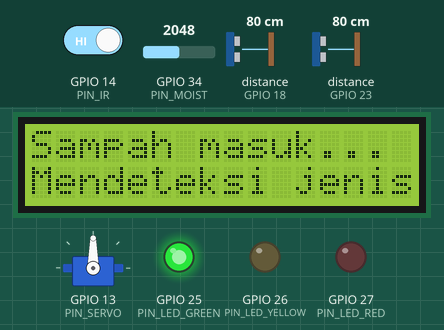
The sketch below on a simulated ESP32. On the bench: servo, 16×2 character LCD, output pins drawn as LEDs (lit = HIGH). Wiring (inferred from the names in the program): 2 × ultrasonic range finder: trigger GPIO 5, echo GPIO 18 / trigger GPIO 19, echo GPIO 23. Inputs (shaded band) come from the test bench; at power-on: GPIO 34 (PIN_MOIST) = 2048, distance to the obstacle (sensors on GPIO 18, GPIO 23) 80 cm, GPIO 14 (PIN_IR) HIGH. The echo pulse lasts 58.3 µs per cm; WiFi joins after 1.5 s; servers stay silent unless stated; no MQTT or app messages arrive unless stated; pins used as bus, display or sensor lines are not drawn; what the sketch prints to the serial monitor is not drawn.

Above: at 2.8 s.
2.9 s: GPIO 34 (PIN_MOIST) set to 1960
At 5.4 s:
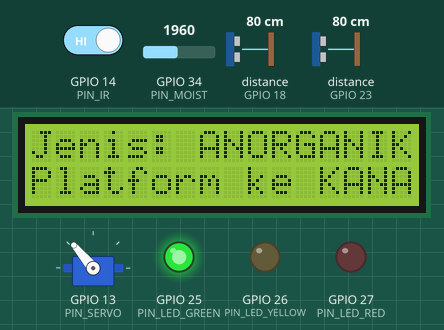
7.7 s: distance to the obstacle (sensor on GPIO 18) set to 13 cm
At 9.9 s:
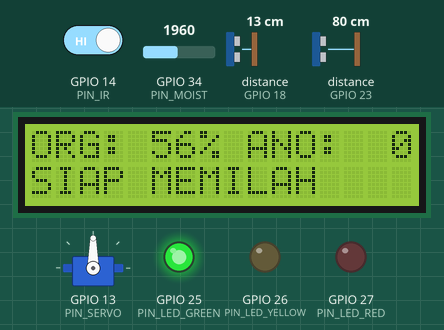
10.2 s: distance to the obstacle (sensor on GPIO 18) set to 10 cm
At 12.4 s:
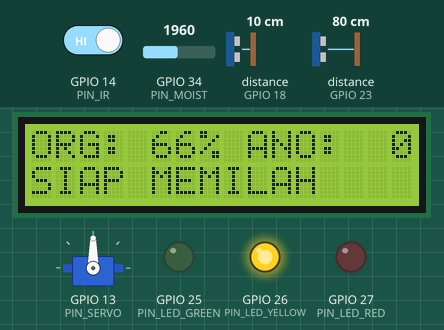
13.5 s: distance to the obstacle (sensor on GPIO 23) set to 7 cm
At 15.0 s:
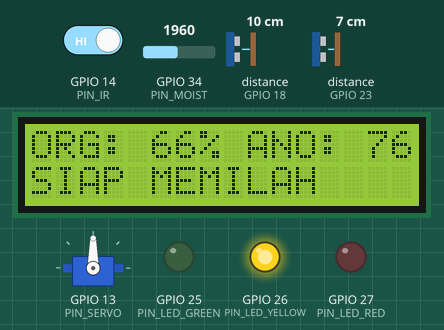
15.5 s: distance to the obstacle (sensor on GPIO 23) set to 4 cm
At 16.6 s:
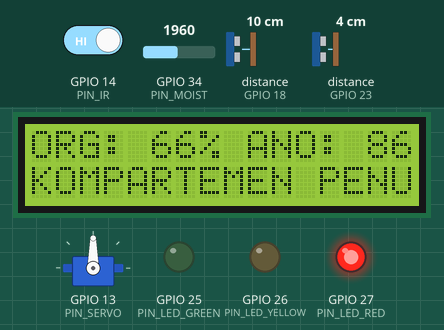
Timing chart, 0 to 18.5 s (numbered marks = the images above; inputs shaded):
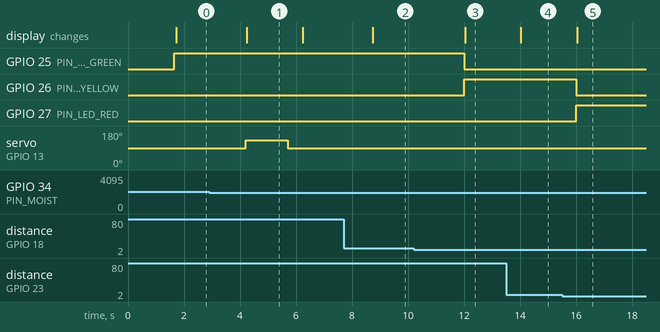

The sketch:

smartbin.ino
```cpp
/*
  Smart Bin — firmware ESP32 (Wokwi)
  ------------------------------------------------------------------
  Alur kerja (sama dengan landing page & dashboard):
    1. Sensor IR (di Wokwi: PIR) mendeteksi ada sampah masuk        → state DETECTING
    2. Sensor kelembaban (di Wokwi: potensiometer) menentukan jenis:
       lembab = organik, kering = anorganik                          → LCD "Mendeteksi..."
    3. Satu servo memiringkan platform: kiri = organik, kanan = anorganik
    4. Platform kembali ke tengah, counter bertambah, LCD "Terima kasih..."
    5. 2x HC-SR04 memantau level tiap kompartemen; LED hijau/kuning/merah
    6. Data dikirim ke dashboard lewat WiFi + MQTT (topik smartbin/01/#)

  Library (Wokwi: lihat libraries.txt): PubSubClient, LiquidCrystal I2C, ESP32Servo
*/

#include <WiFi.h>
#include <PubSubClient.h>
#include <Wire.h>
#include <LiquidCrystal_I2C.h>
#include <ESP32Servo.h>

// ====================== PIN ======================
#define PIN_IR          14   // sensor IR / PIR (digital)
#define PIN_MOIST       34   // sensor kelembaban / potensiometer (ADC1, input-only)
#define PIN_US1_TRIG     5   // HC-SR04 kompartemen ORGANIK
#define PIN_US1_ECHO    18
#define PIN_US2_TRIG    19   // HC-SR04 kompartemen ANORGANIK
#define PIN_US2_ECHO    23
#define PIN_SERVO       13   // servo platform tilting
#define PIN_LED_GREEN   25
#define PIN_LED_YELLOW  26
#define PIN_LED_RED     27
// LCD I2C: SDA 21, SCL 22 (bawaan ESP32)

// ====================== KONFIGURASI ======================
#define IR_ACTIVE_LOW   false   // modul IR obstacle asli biasanya LOW saat ada objek → true. PIR Wokwi: false
#define MOIST_INVERTED  false   // modul YL-69 asli: nilai ADC besar = kering → true. Potensiometer Wokwi: false
const int   MOIST_THRESHOLD_PCT = 50;   // >= 50% lembab → organik
const float BIN_HEIGHT_CM       = 30.0; // tinggi kompartemen (jarak sensor ke dasar saat kosong)
int   fullThreshold             = 80;   // % dianggap "penuh" (bisa diubah dari dashboard via MQTT)
const int SERVO_CENTER = 90, SERVO_LEFT = 50, SERVO_RIGHT = 130;  // derajat platform

// Durasi tiap fase (ms), disamakan dengan animasi di landing page
const unsigned long T_DETECT  = 2500;   // berhenti dulu: "sensor sedang mendeteksi"
const unsigned long T_TILT    = 1500;   // platform miring, sampah meluncur
const unsigned long T_THANKS  = 2500;   // pesan terima kasih di LCD
const unsigned long T_LEVEL   = 2000;   // interval baca ultrasonik
const unsigned long T_PUBLISH = 5000;   // interval kirim status ke MQTT

// WiFi & MQTT (Wokwi: SSID "Wokwi-GUEST" tanpa password)
const char* WIFI_SSID = "Wokwi-GUEST";
const char* WIFI_PASS = "";
const char* MQTT_HOST = "broker.hivemq.com";
const int   MQTT_PORT = 1883;
const char* DEVICE_ID = "smartbin/01";

// ====================== OBJEK ======================
WiFiClient        wifiClient;
PubSubClient      mqtt(wifiClient);
LiquidCrystal_I2C lcd(0x27, 16, 2);
Servo             platform;

// ====================== STATE ======================
enum Mode  { AUTO, MANUAL };
enum Phase { IDLE, DETECTING, TILTING, RETURNING, THANKS };
enum Kind  { ORGANIK, ANORGANIK };

Mode  mode  = AUTO;
Phase phase = IDLE;
Kind  lastKind = ORGANIK;
int   lastMoisture = 0;
unsigned long phaseStart = 0, lastLevelRead = 0, lastPublish = 0;
unsigned long totalOrganik = 0, totalAnorganik = 0;
int   levelOrganik = 0, levelAnorganik = 0;
bool  irPrev = false;

// ====================== SENSOR ======================
bool irDetected() {
  bool raw = digitalRead(PIN_IR);
  return IR_ACTIVE_LOW ? !raw : raw;
}

int readMoisturePct() {                 // rata-rata 8 sampel → 0..100 %
  long sum = 0;
  for (int i = 0; i < 8; i++) { sum += analogRead(PIN_MOIST); delay(2); }
  int pct = map(sum / 8, 0, 4095, 0, 100);
  return MOIST_INVERTED ? 100 - pct : pct;
}

float readDistanceCm(int trig, int echo) {
  digitalWrite(trig, LOW);  delayMicroseconds(2);
  digitalWrite(trig, HIGH); delayMicroseconds(10);
  digitalWrite(trig, LOW);
  long us = pulseIn(echo, HIGH, 30000);  // timeout 30 ms (~5 m)
  if (us == 0) return BIN_HEIGHT_CM;      // tidak ada pantulan → anggap kosong
  return us * 0.0343f / 2.0f;
}

int levelFromDistance(float d) {          // jarak ke permukaan sampah → % terisi
  float pct = (BIN_HEIGHT_CM - d) / BIN_HEIGHT_CM * 100.0f;
  return constrain((int)pct, 0, 100);
}

// ====================== LED & LCD ======================
void updateLeds() {
  int worst = max(levelOrganik, levelAnorganik);
  digitalWrite(PIN_LED_GREEN,  worst < fullThreshold - 20);
  digitalWrite(PIN_LED_YELLOW, worst >= fullThreshold - 20 && worst < fullThreshold);
  digitalWrite(PIN_LED_RED,    worst >= fullThreshold);
}

void lcdLines(const String& l1, const String& l2) {
  lcd.clear();
  lcd.setCursor(0, 0); lcd.print(l1.substring(0, 16));
  lcd.setCursor(0, 1); lcd.print(l2.substring(0, 16));
}

void lcdIdle() {
  char l1[17]; snprintf(l1, sizeof(l1), "ORG:%3d%% ANO:%3d%%", levelOrganik, levelAnorganik);
  String l2 = (max(levelOrganik, levelAnorganik) >= fullThreshold) ? "KOMPARTEMEN PENUH"
            : (mode == MANUAL) ? "MODE: MANUAL" : "SIAP MEMILAH";
  lcdLines(l1, l2);
}

// ====================== MQTT ======================
String topic(const char* sub) { return String(DEVICE_ID) + "/" + sub; }

void publishState() {
  char buf[200];
  snprintf(buf, sizeof(buf),
    "{\"organik\":%d,\"anorganik\":%d,\"total_organik\":%lu,\"total_anorganik\":%lu,"
    "\"threshold\":%d,\"mode\":\"%s\",\"online\":true}",
    levelOrganik, levelAnorganik, totalOrganik, totalAnorganik,
    fullThreshold, mode == AUTO ? "auto" : "manual");
  mqtt.publish(topic("state").c_str(), buf, true);
}

void publishDetection(Kind k, int moisture) {
  char buf[120];
  snprintf(buf, sizeof(buf), "{\"type\":\"%s\",\"moisture\":%d}",
           k == ORGANIK ? "organik" : "anorganik", moisture);
  mqtt.publish(topic("event").c_str(), buf);
}

void startTilt(Kind k);  // deklarasi awal

// Perintah dari dashboard: topik smartbin/01/cmd
//   "mode auto" | "mode manual" | "tilt organik" | "tilt anorganik" | "threshold 80" | "reset"
void onMqttMessage(char* t, byte* payload, unsigned int len) {
  String msg; for (unsigned int i = 0; i < len; i++) msg += (char)payload[i];
  msg.trim();
  Serial.println("[MQTT] " + msg);
  if (msg == "mode auto")             { mode = AUTO;   lcdIdle(); }
  else if (msg == "mode manual")      { mode = MANUAL; lcdIdle(); }
  else if (msg.startsWith("threshold ")) { fullThreshold = constrain(msg.substring(10).toInt(), 50, 95); updateLeds(); lcdIdle(); }
  else if (msg == "reset")            { totalOrganik = totalAnorganik = 0; }
  else if (msg.startsWith("tilt ") && mode == MANUAL && phase == IDLE) {
    startTilt(msg.endsWith("organik") && !msg.endsWith("anorganik") ? ORGANIK : ANORGANIK);
  }
  publishState();
}

void ensureMqtt() {
  if (mqtt.connected()) return;
  if (mqtt.connect("smartbin-01-esp32")) {
    mqtt.subscribe(topic("cmd").c_str());
    publishState();
    Serial.println("MQTT terhubung");
  }
}

// ====================== FASE PEMILAHAN ======================
void startDetecting() {
  phase = DETECTING; phaseStart = millis();
  lcdLines("Sampah masuk...", "Mendeteksi jenis");
}

void startTilt(Kind k) {
  lastKind = k; phase = TILTING; phaseStart = millis();
  platform.write(k == ORGANIK ? SERVO_LEFT : SERVO_RIGHT);
  lcdLines(k == ORGANIK ? "Jenis: ORGANIK" : "Jenis: ANORGANIK",
           k == ORGANIK ? "Platform ke KIRI" : "Platform ke KANAN");
}

void runSorter() {
  unsigned long now = millis();
  switch (phase) {
    case IDLE:
      if (mode == AUTO) {
        bool ir = irDetected();
        if (ir && !irPrev) startDetecting();   // tepi naik: sampah baru masuk
        irPrev = ir;
      }
      break;

    case DETECTING:
      if (now - phaseStart >= T_DETECT) {
        lastMoisture = readMoisturePct();
        startTilt(lastMoisture >= MOIST_THRESHOLD_PCT ? ORGANIK : ANORGANIK);
        publishDetection(lastKind, lastMoisture);
      }
      break;

    case TILTING:
      if (now - phaseStart >= T_TILT) {
        platform.write(SERVO_CENTER);
        phase = RETURNING; phaseStart = now;
      }
      break;

    case RETURNING:
      if (now - phaseStart >= 500) {
        if (lastKind == ORGANIK) totalOrganik++; else totalAnorganik++;
        lcdLines("Terima kasih!", "Sampah terpilah");   // versi 16 kolom dari pesan LCD
        phase = THANKS; phaseStart = now;
        publishState();
      }
      break;

    case THANKS:
      if (now - phaseStart >= T_THANKS) { phase = IDLE; lcdIdle(); }
      break;
  }
}

// ====================== SETUP & LOOP ======================
void setup() {
  Serial.begin(115200);
  pinMode(PIN_IR, INPUT);
  pinMode(PIN_US1_TRIG, OUTPUT); pinMode(PIN_US1_ECHO, INPUT);
  pinMode(PIN_US2_TRIG, OUTPUT); pinMode(PIN_US2_ECHO, INPUT);
  pinMode(PIN_LED_GREEN, OUTPUT); pinMode(PIN_LED_YELLOW, OUTPUT); pinMode(PIN_LED_RED, OUTPUT);

  platform.setPeriodHertz(50);
  platform.attach(PIN_SERVO, 500, 2400);
  platform.write(SERVO_CENTER);

  lcd.init(); lcd.backlight();
  lcdLines("Smart Bin v0.3", "Menghubungkan...");

  WiFi.begin(WIFI_SSID, WIFI_PASS);
  unsigned long t0 = millis();
  while (WiFi.status() != WL_CONNECTED && millis() - t0 < 10000) { delay(250); Serial.print("."); }
  Serial.println(WiFi.status() == WL_CONNECTED ? "\nWiFi terhubung" : "\nWiFi gagal, lanjut offline");

  mqtt.setServer(MQTT_HOST, MQTT_PORT);
  mqtt.setCallback(onMqttMessage);
  ensureMqtt();

  levelOrganik   = levelFromDistance(readDistanceCm(PIN_US1_TRIG, PIN_US1_ECHO));
  levelAnorganik = levelFromDistance(readDistanceCm(PIN_US2_TRIG, PIN_US2_ECHO));
  updateLeds();
  lcdIdle();
}

void loop() {
  unsigned long now = millis();

  if (WiFi.status() == WL_CONNECTED) { ensureMqtt(); mqtt.loop(); }

  runSorter();

  if (now - lastLevelRead >= T_LEVEL) {           // pantau kapasitas
    lastLevelRead = now;
    levelOrganik   = levelFromDistance(readDistanceCm(PIN_US1_TRIG, PIN_US1_ECHO));
    levelAnorganik = levelFromDistance(readDistanceCm(PIN_US2_TRIG, PIN_US2_ECHO));
    updateLeds();
    if (phase == IDLE) lcdIdle();
  }

  if (now - lastPublish >= T_PUBLISH && mqtt.connected()) { lastPublish = now; publishState(); }
}
```

Measured:
- the behaviour switches between 12 and 11 cm on distance to the obstacle (sensor on GPIO 18) (found by bisection; images 2 and 3)
- the behaviour switches between 6 and 5 cm on distance to the obstacle (sensor on GPIO 23) (found by bisection; images 4 and 5)
- after the input at 2.9 s, the display: changes after 1.3 s (image 1)
- after the input at 7.7 s, the display: changes after 1.0 s (image 2)
- after the input at 10.2 s, GPIO 25 (PIN_LED_GREEN): HIGH → LOW after 1.8 s; GPIO 26 (PIN_LED_YELLOW): LOW → HIGH after 1.8 s; the display: changes after 1.8 s (image 3)
- after the input at 13.5 s, the display: changes after 0.53 s (image 4)
- after the input at 15.5 s, GPIO 26 (PIN_LED_YELLOW): HIGH → LOW after 0.50 s; GPIO 27 (PIN_LED_RED): LOW → HIGH after 0.50 s; the display: changes after 0.54 s (image 5)
